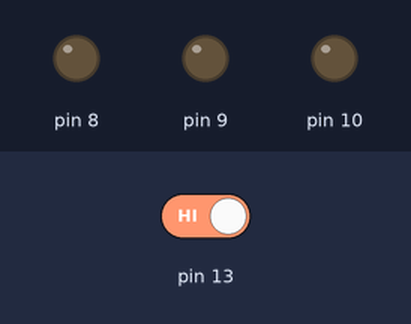
This sketch was run on a simulated Arduino Uno, built with avr-gcc and run on an emulated ATmega328P. Parts: output pins drawn as LEDs (lit = HIGH). Dashed ring = blinking. The inputs (shaded band) are chosen by the test bench; at power-on: pin 13 HIGH.

Above: at 1.2 s.
1.3 s: pin 13 driven LOW
At 2.2 s:
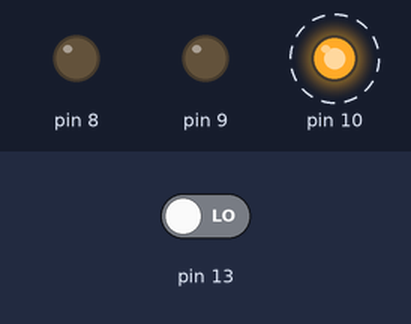
4.3 s: pin 13 driven HIGH
At 4.6 s:
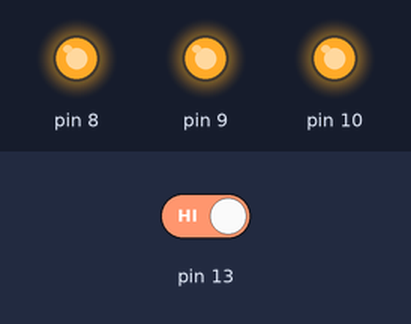
5.8 s: pin 13 driven LOW
At 6.7 s:
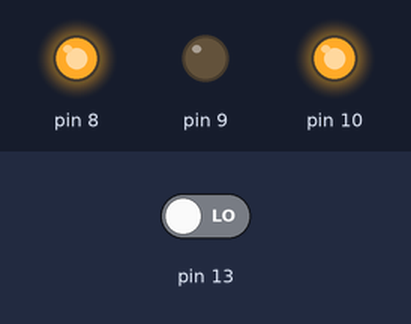
Timing chart, 0 to 14.3 s (numbered marks = the images above; inputs shaded):
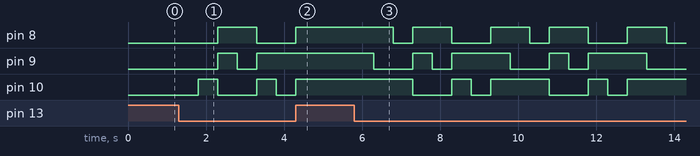

The sketch:

CODIGO_DEL_H.ino
```cpp
int estado = 0;

void setup()
{
	pinMode( 13, INPUT);
    pinMode( 10, OUTPUT);
	pinMode( 9, OUTPUT);
    pinMode( 8, OUTPUT);
}

void loop()
{
 if(digitalRead (13) == 0)
 	{
   		estado = estado+1;
     	delay(500);
 	}

 if(estado == 1)
 	{
   		digitalWrite(10 , 1);
   		digitalWrite(9 , 0);
   		digitalWrite(8 , 0);
 	}

  else if(estado == 2)
  	{
  		digitalWrite(10 , 0);
   		digitalWrite(9 , 1);
   		digitalWrite(8 , 1);
  	}

  else if(estado == 3)
  	{
  		digitalWrite(10 , 0);
   		digitalWrite(9 , 0);
   		digitalWrite(8 , 1);
  	}

  else if(estado == 4)
  	{
  		digitalWrite(10 , 1);
   		digitalWrite(9 , 1);
   		digitalWrite(8 , 0);
  	}

  else if(estado == 5)
  	{
  		digitalWrite(10 , 0);
   		digitalWrite(9 , 1);
   		digitalWrite(8 , 0);
  	}

  else if(estado == 6)
  	{
  		digitalWrite(10 , 1);
   		digitalWrite(9 , 1);
   		digitalWrite(8 , 1);
  	}

  else if(estado == 7)
  	{
  		digitalWrite(10 , 1);
   		digitalWrite(9 , 0);
   		digitalWrite(8 , 1);
        estado = 0;
  	}
}
```

Measured:
- after the input at 1.3 s, pin 8: LOW → HIGH after 1.0 s, → LOW 1.0 s later; pin 9: LOW → HIGH after 1.0 s, → LOW 0.50 s later, → HIGH 0.50 s later; pin 10: alternates HIGH for 0.50 s and LOW for 1.0 s, starting after 0.50 s
- after the input at 4.3 s, pin 8: goes on until 4.3 s, then stays HIGH; pin 9: stays HIGH (without the input it goes to LOW after 0.50 s)
- after the input at 5.8 s, pin 8: HIGH → LOW after 1.0 s, → HIGH 0.50 s later, → LOW 1.0 s later, → HIGH 1.0 s later, … (9 changes in this stretch); pin 9: HIGH → LOW after 0.50 s, → HIGH 1.0 s later, → LOW 0.50 s later, → HIGH 0.50 s later, … (9 changes in this stretch)
